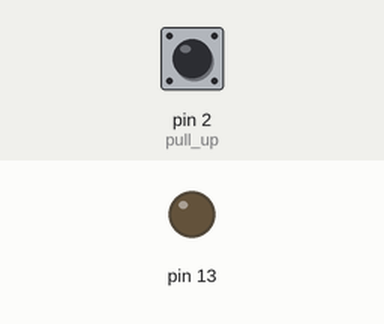
Bench run of a sketch on a simulated Arduino Uno, built with avr-gcc and run on an emulated ATmega328P. Shown: output pins drawn as LEDs (lit = HIGH). Inputs (shaded band) come from the test bench; at power-on: pin 2 (pull_up) HIGH.

Above: at 1.2 s.
1.3 s: pin 2 (pull_up) pulled LOW for 0.15 s
At 1.37 s:
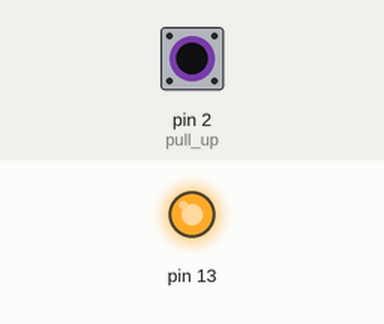
2.9 s: pin 2 (pull_up) pulled LOW for 3.2 s
At 6.9 s:
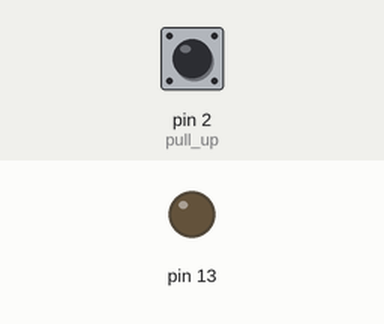
Timing chart, 0 to 8.4 s (numbered marks = the images above; inputs shaded):
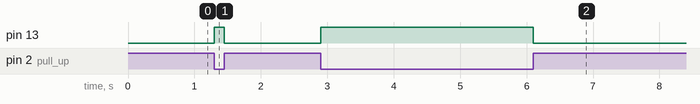

Measured:
- after the input at 1.3 s, pin 13: LOW → HIGH at once, → LOW 0.15 s later
- after the input at 2.9 s, pin 13: LOW → HIGH at once, → LOW 3.2 s later

The sketch:

pull_up.ino
```cpp
void setup() {
  // put your setup code here, to run once:
  pinMode(2,INPUT);   //pull up
  pinMode(13,OUTPUT);

}

void loop() {
  // put your main code here, to run repeatedly:

  int x = digitalRead(2);
  Serial.println(x);

  if (x==LOW){
    digitalWrite(13,HIGH);
    }

    else {
      digitalWrite(13,LOW);
      }

}
```
